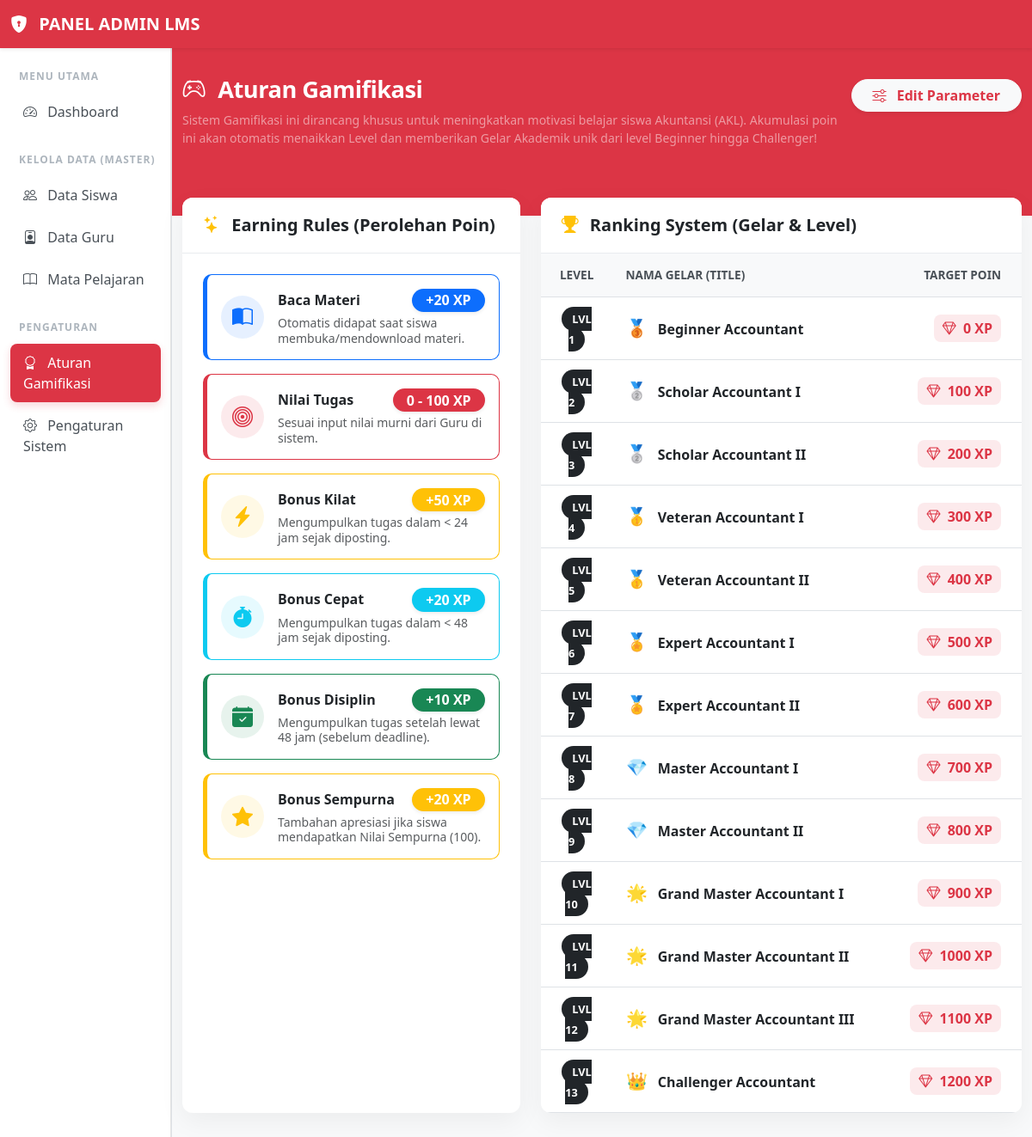
Page /admin/aturanGamifikasi.php (signed in) on the committed database.
### tables this page shows
CREATE TABLE `master_aturan_poin` (
  `IDAturan` char(5) NOT NULL,
  `JenisAktivitas` varchar(50) DEFAULT NULL,
  `BesaranPoin` int DEFAULT NULL
);

CREATE TABLE `master_level` (
  `IDLevel` char(5) NOT NULL,
  `BatasPoin` mediumint DEFAULT NULL,
  `LevelAngka` tinyint DEFAULT NULL,
  `Gelar` varchar(30) DEFAULT NULL
);

### admin/aturanGamifikasi.php (the view, shortened to what this page needs)
<?php
require '../login/koneksi.php';
$query_rules = mysqli_query($koneksi, "SELECT * FROM master_aturan_poin ORDER BY IDAturan ASC");
$query_ranks = mysqli_query($koneksi, "SELECT * FROM master_level ORDER BY BatasPoin ASC");
$icons = ['bi-book-half', 'bi-bullseye', 'bi-lightning-charge-fill', 'bi-stopwatch-fill', 'bi-calendar-check-fill', 'bi-star-fill'];
$colors = ['primary', 'danger', 'warning', 'info', 'success', 'warning'];
$badges = ['🥉', '🥈', '🥈', '🥇', '🥇', '🏅', '🏅', '💎', '💎', '🌟', '🌟', '🌟', '👑'];
$desc_map = [
    'Baca Materi' => 'Otomatis didapat saat siswa membuka/mendownload materi.',
    'Nilai Tugas' => 'Sesuai input nilai murni dari Guru di sistem.',
    'Bonus Kilat' => 'Mengumpulkan tugas dalam < 24 jam sejak diposting.',
    'Bonus Cepat' => 'Mengumpulkan tugas dalam < 48 jam sejak diposting.',
    'Bonus Disiplin' => 'Mengumpulkan tugas setelah lewat 48 jam (sebelum deadline).',
    'Bonus Sempurna' => 'Tambahan apresiasi jika siswa mendapatkan Nilai Sempurna (100).'
];
?>
<!DOCTYPE html>
<html lang="id">
<head>
    <link href="https://cdn.jsdelivr.net/npm/bootstrap@5.3.0/dist/css/bootstrap.min.css" rel="stylesheet">
    <link rel="stylesheet" href="https://cdn.jsdelivr.net/npm/bootstrap-icons@1.10.5/font/bootstrap-icons.css">
</head>
<body class="bg-light">
    <nav class="navbar navbar-expand-lg navbar-dark bg-danger sticky-top shadow-sm">
        <div class="container-fluid">
            <a class="navbar-brand fw-bold" href="admin.php"><i class="bi bi-shield-lock-fill me-2"></i> PANEL ADMIN LMS</a>
        </div>
    </nav>
    <div class="container-fluid">
        <div class="row">
            <?php include 'sidebar.php'; ?>
            <main class="col-md-9 ms-sm-auto col-lg-10 px-0">
                <div class="header-red">
                    <div class="container">
                        <div class="d-flex justify-content-between align-items-start">
                            <div class="pe-3">
                                <h2><i class="bi bi-controller me-2"></i> Aturan Gamifikasi</h2>
                                <p class="mb-0 text-white-50 small mt-2" style="max-width: 800px; text-align: justify; line-height: 1.5;">
                                    Sistem Gamifikasi ini dirancang khusus untuk meningkatkan motivasi belajar siswa Akuntansi (AKL). Akumulasi poin ini akan otomatis menaikkan Level dan memberikan Gelar Akademik unik dari level Beginner hingga Challenger!
                                </p>
                            </div>
                            <a href="editGamifikasi.php" class="btn btn-light text-danger fw-bold rounded-pill px-4 shadow-sm flex-shrink-0 mt-1">
                                <i class="bi bi-sliders me-2"></i> Edit Parameter
                            </a>
                        </div>
                    </div>
                </div>
                <div class="container main-content pb-5">
                    <div class="row g-4">
                        <div class="col-lg-5">
                            <div class="master-card h-100 d-flex flex-column">
                                <div class="master-card-header">
                                    <h5 class="fw-bold mb-0 text-dark"><i class="bi bi-stars text-warning me-2"></i> Earning Rules (Perolehan Poin)</h5>
                                </div>
                                <div class="card-body p-4 flex-grow-1">
                                    <div class="d-flex flex-column gap-3">
                                        <?php
                                        $i = 0;
                                        while($rule = mysqli_fetch_assoc($query_rules)):
                                            $icon = $icons[$i % count($icons)];
                                            $color = $colors[$i % count($colors)];
                                            $judul_aktivitas = $rule['JenisAktivitas'];
                                            $deskripsi = isset($desc_map[$judul_aktivitas]) ? $desc_map[$judul_aktivitas] : "Poin apresiasi untuk aktivitas $judul_aktivitas.";
                                        ?>
                                        <div class="rule-card border-<?= $color ?>">
                                            <div class="p-3 d-flex align-items-center">
                                                <div class="icon-circle bg-<?= $color ?> bg-opacity-10 text-<?= $color ?> me-3 flex-shrink-0">
                                                    <i class="bi <?= $icon ?>"></i>
                                                </div>
                                                <div class="flex-grow-1">
                                                    <h6 class="fw-bold mb-1 text-dark d-flex justify-content-between align-items-center">
                                                        <?= $judul_aktivitas ?>
                                                        <span class="badge bg-<?= $color ?> rounded-pill fs-6 px-3 shadow-sm">
                                                            <?= (stripos($judul_aktivitas, 'Nilai') !== false) ? '0 - ' . $rule['BesaranPoin'] : '+' . $rule['BesaranPoin'] ?> XP
                                                        </span>
                                                    </h6>
                                                    <p class="text-muted small mb-0 lh-sm"><?= $deskripsi ?></p>
                                                </div>
                                            </div>
                                        </div>
                                        <?php $i++; endwhile; ?>
                                    </div>
                                </div>
                            </div>
                        </div>
                        <div class="col-lg-7">
                            <div class="master-card h-100 d-flex flex-column">
                                <div class="master-card-header">
                                    <h5 class="fw-bold mb-0 text-dark"><i class="bi bi-trophy-fill text-warning me-2"></i> Ranking System (Gelar & Level)</h5>
                                </div>
                                <div class="card-body p-0 flex-grow-1">
                                    <div class="table-responsive">
                                        <table class="table rank-table table-hover mb-0">
                                            <thead>
                                                <tr>
                                                    <th class="text-center" width="15%">Level</th>
                                                    <th width="55%">Nama Gelar (Title)</th>
                                                    <th class="text-end pe-4" width="30%">Target Poin</th>
                                                </tr>
                                            </thead>
                                            <tbody>
                                                <?php
                                                $baris = 0;
                                                while($rank = mysqli_fetch_assoc($query_ranks)):
                                                    $badge = $badges[$baris % count($badges)];
                                                ?>
                                                <tr>
                                                    <td class="text-center">
                                                        <span class="level-badge">LVL <?= $rank['LevelAngka'] ?></span>
                                                    </td>
                                                    <td>
                                                        <span class="fs-5 me-2"><?= $badge ?></span>
                                                        <span class="fw-semibold text-dark"><?= $rank['Gelar'] ?></span>
                                                    </td>
                                                    <td class="text-end pe-4">
                                                        <span class="poin-badge"><i class="bi bi-gem me-1"></i> <?= $rank['BatasPoin'] ?> XP</span>
                                                    </td>
                                                </tr>
                                                <?php $baris++; endwhile; ?>
                                            </tbody>
                                        </table>
                                    </div>
                                </div>
                            </div>
                        </div>
                    </div>
                </div>
            </main>
        </div>
    </div>
</body>
</html>

### admin/aturanGamifikasi.php (style rules this page uses)
body { background-color: #f8f9fa; }
.header-red { background: #dc3545; color: white; padding: 2rem 0 5rem 0; margin: 0; position: relative; }
.header-red h2 { margin: 0; font-weight: 700; font-size: 1.7rem; letter-spacing: -0.5px; }
.main-content { margin-top: -2.8rem; position: relative; z-index: 10; }
.master-card { border: none; border-radius: 12px; box-shadow: 0 10px 30px rgba(0,0,0,0.05); background: #fff; overflow: hidden; }
.master-card-header { background: #fff; border-bottom: 1px solid #e9ecef; padding: 1.25rem 1.5rem; }
.rule-card { border: 1px solid #e9ecef; border-radius: 10px; background: #fff; border-left: 5px solid transparent; }
.rule-card.border-primary { border-left-color: #0d6efd !important; }
.rule-card.border-danger { border-left-color: #dc3545 !important; }
.rule-card.border-warning { border-left-color: #ffc107 !important; }
.rule-card.border-info { border-left-color: #0dcaf0 !important; }
.rule-card.border-success { border-left-color: #198754 !important; }
.icon-circle { width: 50px; height: 50px; border-radius: 50%; display: flex; align-items: center; justify-content: center; font-size: 1.5rem; }
.rank-table th { background-color: #f8f9fa; color: #495057; font-weight: 700; text-transform: uppercase; font-size: 0.85rem; padding: 15px; }
.rank-table td { vertical-align: middle; padding: 12px 15px; font-weight: 500; }
.level-badge { background: #212529; color: white; padding: 5px 12px; border-radius: 20px; font-size: 0.8rem; font-weight: bold; }
.poin-badge { background: rgba(220,53,69,0.1); color: #dc3545; padding: 5px 10px; border-radius: 8px; font-weight: bold; }

### rows in the picture
master_aturan_poin: JenisAktivitas "Baca Materi", BesaranPoin "20", JenisAktivitas "Otomatis didapat saat siswa membuka/mendownload materi."
master_aturan_poin: JenisAktivitas "Nilai Tugas", BesaranPoin "100", JenisAktivitas "Sesuai input nilai murni dari Guru di sistem."
master_aturan_poin: JenisAktivitas "Bonus Kilat", BesaranPoin "50", JenisAktivitas "Mengumpulkan tugas dalam < 24 jam sejak diposting."
master_aturan_poin: JenisAktivitas "Bonus Cepat", BesaranPoin "20", JenisAktivitas "Mengumpulkan tugas dalam < 48 jam sejak diposting."
master_aturan_poin: JenisAktivitas "Bonus Disiplin", BesaranPoin "10", JenisAktivitas "Mengumpulkan tugas setelah lewat 48 jam (sebelum deadline)."
master_aturan_poin: JenisAktivitas "Bonus Sempurna", BesaranPoin "20", JenisAktivitas "Tambahan apresiasi jika siswa mendapatkan Nilai Sempurna (100)."
master_level: LevelAngka "1", badge "🥉", Gelar "Beginner Accountant", BatasPoin "0"
master_level: LevelAngka "2", badge "🥈", Gelar "Scholar Accountant I", BatasPoin "100"
master_level: LevelAngka "3", badge "🥈", Gelar "Scholar Accountant II", BatasPoin "200"
master_level: LevelAngka "4", badge "🥇", Gelar "Veteran Accountant I", BatasPoin "300"
master_level: LevelAngka "5", badge "🥇", Gelar "Veteran Accountant II", BatasPoin "400"
master_level: LevelAngka "6", badge "🏅", Gelar "Expert Accountant I", BatasPoin "500"
master_level: LevelAngka "7", badge "🏅", Gelar "Expert Accountant II", BatasPoin "600"
master_level: LevelAngka "8", badge "💎", Gelar "Master Accountant I", BatasPoin "700"
master_level: LevelAngka "9", badge "💎", Gelar "Master Accountant II", BatasPoin "800"
master_level: LevelAngka "10", badge "🌟", Gelar "Grand Master Accountant I", BatasPoin "900"
master_level: LevelAngka "11", badge "🌟", Gelar "Grand Master Accountant II", BatasPoin "1000"
master_level: LevelAngka "12", badge "🌟", Gelar "Grand Master Accountant III", BatasPoin "1100"
master_level: LevelAngka "13", badge "👑", Gelar "Challenger Accountant", BatasPoin "1200"
